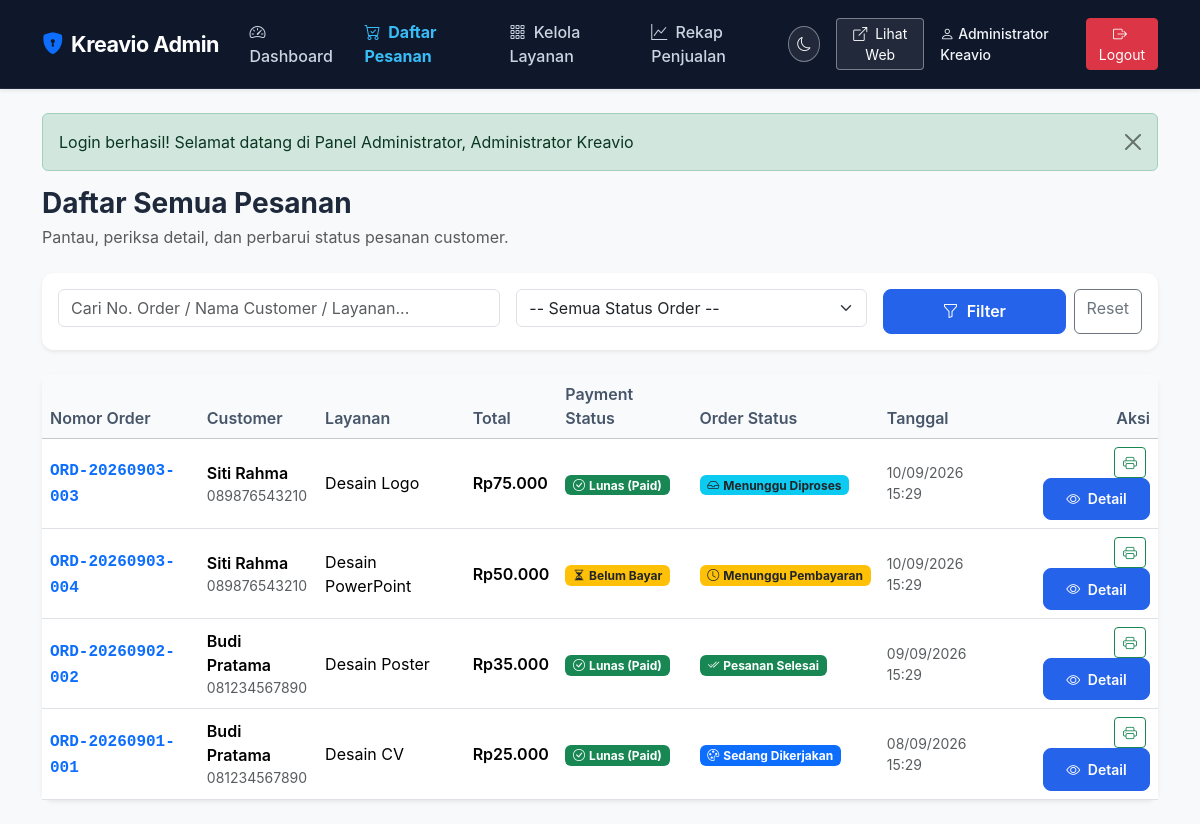
The app's page /admin/orders.php (signed in) with its own data.
### tables this page shows
CREATE TABLE IF NOT EXISTS `orders` (
  `id` INT UNSIGNED NOT NULL AUTO_INCREMENT,
  `order_number` VARCHAR(50) NOT NULL,
  `user_id` INT UNSIGNED NOT NULL,
  `service_id` INT UNSIGNED NOT NULL,
  `deadline` DATE NOT NULL,
  `brief` TEXT NOT NULL,
  `notes` TEXT NULL,
  `total` INT UNSIGNED NOT NULL,
  `payment_status` VARCHAR(30) NOT NULL DEFAULT 'pending_payment',
  `order_status` VARCHAR(30) NOT NULL DEFAULT 'pending_payment',
  `created_at` DATETIME NOT NULL DEFAULT CURRENT_TIMESTAMP,
  `updated_at` DATETIME NOT NULL DEFAULT CURRENT_TIMESTAMP ON UPDATE CURRENT_TIMESTAMP,
  PRIMARY KEY (`id`),
  UNIQUE KEY `idx_orders_number` (`order_number`),
  KEY `idx_orders_user` (`user_id`),
  KEY `idx_orders_service` (`service_id`),
  KEY `idx_orders_created_at` (`created_at`),
  CONSTRAINT `fk_orders_user` FOREIGN KEY (`user_id`) REFERENCES `users` (`id`) ON DELETE CASCADE ON UPDATE CASCADE,
  CONSTRAINT `fk_orders_service` FOREIGN KEY (`service_id`) REFERENCES `services` (`id`) ON DELETE RESTRICT ON UPDATE CASCADE
);

CREATE TABLE IF NOT EXISTS `users` (
  `id` INT UNSIGNED NOT NULL AUTO_INCREMENT,
  `name` VARCHAR(100) NOT NULL,
  `email` VARCHAR(100) NOT NULL,
  `password` VARCHAR(255) NOT NULL,
  `phone` VARCHAR(25) NOT NULL,
  `created_at` DATETIME NOT NULL DEFAULT CURRENT_TIMESTAMP,
  PRIMARY KEY (`id`),
  UNIQUE KEY `idx_users_email` (`email`)
);

CREATE TABLE IF NOT EXISTS `services` (
  `id` INT UNSIGNED NOT NULL AUTO_INCREMENT,
  `name` VARCHAR(100) NOT NULL,
  `description` TEXT NOT NULL,
  `price` INT UNSIGNED NOT NULL,
  `duration` VARCHAR(50) NOT NULL,
  `active` TINYINT(1) NOT NULL DEFAULT 1,
  `created_at` DATETIME NOT NULL DEFAULT CURRENT_TIMESTAMP,
  PRIMARY KEY (`id`)
);

### includes/admin-auth.php (called while the page is built, shortened)
<?php
require_once __DIR__ . '/../config/config.php';
function is_admin_logged_in() {
    return isset($_SESSION['admin_id']) && !empty($_SESSION['admin_id']);
}
function current_admin($pdo) {
    $stmt = $pdo->prepare("SELECT id, name, email, created_at FROM admins WHERE id = ?");
    $stmt->execute([$_SESSION['admin_id']]);
    return $stmt->fetch();
}

### admin/orders.php (the view, shortened to what this page needs)
<?php
require_once __DIR__ . '/../config/config.php';
require_once __DIR__ . '/../config/database.php';
require_once __DIR__ . '/../includes/admin-auth.php';
$search = trim($_GET['search'] ?? '');
$sql = "
    SELECT o.*, u.name as customer_name, u.email as customer_email, u.phone as customer_phone, s.name as service_name
    FROM orders o
    JOIN users u ON o.user_id = u.id
    JOIN services s ON o.service_id = s.id
    WHERE 1=1
";
$params = [];
$sql .= " ORDER BY o.created_at DESC";
try {
    $stmt = $pdo->prepare($sql);
    $stmt->execute($params);
    $orders = $stmt->fetchAll();
} catch (PDOException $e) {
    $orders = [];
}
$currentAdminPage = 'orders.php';
require_once __DIR__ . '/../includes/admin-header.php';
?>
    <div class="container py-4">
        <?php display_flash(); ?>
        <div class="d-flex flex-column flex-md-row justify-content-between align-items-md-center mb-4">
            <div>
                <h3 class="fw-bold mb-1">Daftar Semua Pesanan</h3>
                <p class="text-muted mb-0">Pantau, periksa detail, dan perbarui status pesanan customer.</p>
            </div>
        </div>
        <div class="card shadow-sm border-0 p-3 mb-4">
            <form method="GET" action="" class="row g-3">
                <div class="col-md-5">
                    <input type="text" name="search" class="form-control" placeholder="Cari No. Order / Nama Customer / Layanan..." value="<?= e($search) ?>">
                </div>
                <div class="col-md-4">
                    <select name="status" class="form-select">
                        <option value="">-- Semua Status Order --</option>
                    </select>
                </div>
                <div class="col-md-3 d-flex gap-2">
                    <button type="submit" class="btn btn-primary flex-grow-1">
                        <i class="bi bi-funnel me-1"></i> Filter
                    </button>
                    <a href="<?= base_url('admin/orders.php') ?>" class="btn btn-outline-secondary">Reset</a>
                </div>
            </form>
        </div>
        <div class="card shadow-sm border-0">
            <div class="card-body p-0">
                <?php if (empty($orders)): ?>
                    <div class="p-5 text-center text-muted">
                        <i class="bi bi-inbox fs-1 d-block mb-2"></i>
                        Tidak ada pesanan yang sesuai dengan filter.
                    </div>
                <?php else: ?>
                    <div class="table-responsive">
                        <table class="table table-hover align-middle mb-0">
                            <thead class="table-light">
                                <tr>
                                    <th>Nomor Order</th>
                                    <th>Customer</th>
                                    <th>Layanan</th>
                                    <th>Total</th>
                                    <th>Payment Status</th>
                                    <th>Order Status</th>
                                    <th>Tanggal</th>
                                    <th class="text-end">Aksi</th>
                                </tr>
                            </thead>
                            <tbody>
                                <?php foreach ($orders as $ord): ?>
                                    <tr>
                                        <td>
                                            <a href="<?= base_url('admin/order-detail.php?id=' . $ord['id']) ?>" class="fw-bold font-monospace text-decoration-none">
                                                <?= e($ord['order_number']) ?>
                                            </a>
                                        </td>
                                        <td>
                                            <div class="fw-semibold"><?= e($ord['customer_name']) ?></div>
                                            <div class="small text-muted"><?= e($ord['customer_phone']) ?></div>
                                        </td>
                                        <td><?= e($ord['service_name']) ?></td>
                                        <td class="fw-semibold"><?= format_rupiah($ord['total']) ?></td>
                                        <td><?= get_payment_status_badge($ord['payment_status']) ?></td>
                                        <td><?= get_order_status_badge($ord['order_status']) ?></td>
                                        <td class="small text-muted"><?= date('d/m/Y H:i', strtotime($ord['created_at'])) ?></td>
                                        <td class="text-end">
                                            <a href="<?= base_url('admin/invoice.php?id=' . $ord['id']) ?>" class="btn btn-sm btn-outline-success me-1" title="Cetak Invoice" target="_blank">
                                                <i class="bi bi-printer"></i>
                                            </a>
                                            <a href="<?= base_url('admin/order-detail.php?id=' . $ord['id']) ?>" class="btn btn-sm btn-primary">
                                                <i class="bi bi-eye me-1"></i> Detail
                                            </a>
                                        </td>
                                    </tr>
                                <?php endforeach; ?>
                            </tbody>
                        </table>
                    </div>
                <?php endif; ?>
            </div>
        </div>
    </div>
<?php require_once __DIR__ . '/../includes/admin-footer.php'; ?>

### includes/admin-header.php (shortened to what this page needs)
<?php
require_once __DIR__ . '/../config/config.php';
require_once __DIR__ . '/../config/database.php';
require_once __DIR__ . '/../includes/admin-auth.php';
$admin = current_admin($pdo);
$currentAdminPage = $currentAdminPage ?? basename($_SERVER['PHP_SELF']);
?>
<!DOCTYPE html>
<html lang="id">
<head>
    <link href="https://cdn.jsdelivr.net/npm/bootstrap@5.3.2/dist/css/bootstrap.min.css" rel="stylesheet">
    <link rel="stylesheet" href="https://cdn.jsdelivr.net/npm/bootstrap-icons@1.11.3/font/bootstrap-icons.min.css">
    <link rel="stylesheet" href="<?= asset_url('css/style.css?v=' . filemtime(__DIR__ . '/../assets/css/style.css')) ?>">
</head>
<body class="bg-light">
    <nav class="navbar navbar-expand-lg navbar-dark bg-dark navbar-admin sticky-top shadow-sm">
        <div class="container">
            <a class="navbar-brand fw-bold text-white d-flex align-items-center" href="<?= base_url('admin/index.php') ?>">
                <i class="bi bi-shield-lock-fill text-primary me-2"></i> Kreavio Admin
            </a>
            <div class="collapse navbar-collapse" id="adminNavbar">
                <ul class="navbar-nav me-auto mb-2 mb-lg-0">
                    <li class="nav-item">
                        <a class="nav-link <?= ($currentAdminPage === 'index.php') ? 'active fw-bold text-white' : 'text-light' ?>" href="<?= base_url('admin/index.php') ?>">
                            <i class="bi bi-speedometer2 me-1"></i> Dashboard
                        </a>
                    </li>
                    <li class="nav-item">
                        <a class="nav-link <?= in_array($currentAdminPage, ['orders.php', 'order-detail.php']) ? 'active fw-bold text-white' : 'text-light' ?>" href="<?= base_url('admin/orders.php') ?>">
                            <i class="bi bi-cart-check me-1"></i> Daftar Pesanan
                        </a>
                    </li>
                    <li class="nav-item">
                        <a class="nav-link <?= in_array($currentAdminPage, ['services.php', 'service-create.php', 'service-edit.php']) ? 'active fw-bold text-white' : 'text-light' ?>" href="<?= base_url('admin/services.php') ?>">
                            <i class="bi bi-grid-3x3-gap me-1"></i> Kelola Layanan
                        </a>
                    </li>
                    <li class="nav-item">
                        <a class="nav-link <?= ($currentAdminPage === 'sales-report.php') ? 'active fw-bold text-white' : 'text-light' ?>" href="<?= base_url('admin/sales-report.php') ?>">
                            <i class="bi bi-graph-up me-1"></i> Rekap Penjualan
                        </a>
                    </li>
                </ul>
                <div class="d-flex align-items-center gap-3">
                    <button type="button" class="btn btn-sm btn-outline-light theme-toggle-btn px-2" onclick="toggleTheme()" title="Ganti Mode Tampilan" aria-label="Ganti Mode Tampilan">
                        <i class="bi bi-moon"></i>
                    </button>
                    <a href="<?= base_url('index.php') ?>" target="_blank" class="btn btn-sm btn-outline-light">
                        <i class="bi bi-box-arrow-up-right me-1"></i> Lihat Web
                    </a>
                    <span class="admin-user-badge small text-white"><i class="bi bi-person me-1"></i><?= e($admin['name']) ?></span>
                    <a href="<?= base_url('admin/logout.php') ?>" class="btn btn-sm btn-danger">
                        <i class="bi bi-box-arrow-right me-1"></i> Logout
                    </a>
                </div>
            </div>
        </div>
    </nav>

### config/config.php (shortened to what this page needs)
<?php
function base_url($path = '') {
    return BASE_URL . ltrim($path, '/');
}
function asset_url($path = '') {
    return BASE_URL . 'assets/' . ltrim($path, '/');
}
function e($string) {
    return htmlspecialchars((string)($string ?? ''), ENT_QUOTES, 'UTF-8');
}
function format_rupiah($number) {
    return 'Rp' . number_format((float)$number, 0, ',', '.');
}
function get_payment_status_badge($status) {
    switch ($status) {
        case 'paid':
            return '<span class="badge bg-success"><i class="bi bi-check-circle me-1"></i>Lunas (Paid)</span>';
        case 'pending_payment':
            return '<span class="badge bg-warning text-dark"><i class="bi bi-hourglass-split me-1"></i>Belum Bayar</span>';
    }
}
function get_order_status_badge($status) {
    switch ($status) {
        case 'pending_payment':
            return '<span class="badge bg-warning text-dark"><i class="bi bi-clock me-1"></i>Menunggu Pembayaran</span>';
        case 'menunggu_proses':
            return '<span class="badge bg-info text-dark"><i class="bi bi-inbox me-1"></i>Menunggu Diproses</span>';
        case 'sedang_dikerjakan':
            return '<span class="badge bg-primary"><i class="bi bi-palette me-1"></i>Sedang Dikerjakan</span>';
        case 'selesai':
            return '<span class="badge bg-success"><i class="bi bi-check2-all me-1"></i>Pesanan Selesai</span>';
    }
}
function display_flash() {
    if (isset($_SESSION['flash_message'])) {
        $flash = $_SESSION['flash_message'];
        $type = e($flash['type']);
        $msg = e($flash['message']);
        echo "<div class=\"alert alert-{$type} alert-dismissible fade show\" role=\"alert\">
                {$msg}
                <button type=\"button\" class=\"btn-close\" data-bs-dismiss=\"alert\" aria-label=\"Close\"></button>
              </div>";
    }
}

### assets/css/style.css (style rules this page uses)
:root { --primary-color: #2563eb; --primary-hover: #1d4ed8; --secondary-color: #0f172a; --accent-color: #38bdf8; --bg-light: #f8fafc; --text-dark: #1e293b; --text-muted: #64748b; --border-color: #e2e8f0; --card-shadow: 0 4px 6px -1px rgba(0, 0, 0, 0.05), 0 2px 4px -1px rgba(0, 0, 0, 0.03); --card-hover-shadow: 0 10px 15px -3px rgba(0, 0, 0, 0.08), 0 4px 6px -2px rgba(0, 0, 0, 0.04); --radius-md: 0.75rem; --radius-lg: 1rem; }
body { font-family: 'Inter', -apple-system, BlinkMacSystemFont, 'Segoe UI', Roboto, Helvetica, Arial, sans-serif; color: var(--text-dark); background-color: #ffffff; min-height: 100vh; display: flex; flex-direction: column; }
.navbar-admin, .navbar.bg-dark, .navbar-dark { background-color: #0f172a !important; border-bottom: 1px solid #1e293b !important; padding-top: 0.75rem; padding-bottom: 0.75rem; }
.navbar-admin .navbar-brand, .navbar.bg-dark .navbar-brand, .navbar-dark .navbar-brand { color: #ffffff !important; }
.navbar-admin .nav-link, .navbar.bg-dark .nav-link, .navbar-dark .nav-link { color: #cbd5e1 !important; }
.navbar-admin .nav-link.active, .navbar.bg-dark .nav-link.active, .navbar-dark .nav-link.active { color: #38bdf8 !important; }
.navbar-admin .admin-user-badge, .navbar.bg-dark .admin-user-badge, .navbar-dark .admin-user-badge { color: #f1f5f9 !important; font-weight: 500; }
.navbar-admin .btn-outline-light, .navbar.bg-dark .btn-outline-light, .navbar-dark .btn-outline-light { color: #ffffff !important; border-color: rgba(255, 255, 255, 0.4) !important; background-color: rgba(255, 255, 255, 0.08) !important; }
.navbar-admin .theme-toggle-btn, .navbar.bg-dark .theme-toggle-btn, .navbar-dark .theme-toggle-btn { color: #ffffff !important; border-color: rgba(255, 255, 255, 0.4) !important; background-color: rgba(255, 255, 255, 0.08) !important; }
.navbar-brand { font-weight: 700; font-size: 1.35rem; color: var(--secondary-color) !important; letter-spacing: -0.5px; }
.nav-link { font-weight: 500; color: #475569 !important; padding: 0.5rem 0.9rem !important; transition: color 0.2s ease; }
.nav-link:hover, .nav-link.active { color: var(--primary-color) !important; }
.card { border: 1px solid var(--border-color); border-radius: var(--radius-md); box-shadow: var(--card-shadow); transition: transform 0.2s ease, box-shadow 0.2s ease; background-color: #ffffff; }
.btn-primary { background-color: var(--primary-color); border-color: var(--primary-color); font-weight: 600; padding: 0.6rem 1.4rem; border-radius: 0.5rem; }
.table th { font-weight: 600; color: #475569; background-color: #f8fafc; border-top: none; }
.theme-toggle-btn { display: inline-flex; align-items: center; justify-content: center; width: 36px; height: 36px; border-radius: 50%; padding: 0; transition: background-color 0.2s ease, border-color 0.2s ease, transform 0.2s ease; }

### records on screen
orders: order_number "ORD-20260903-003", user.name "Siti Rahma", user.phone "089876543210", service.name "Desain Logo", total "Rp75.000", payment_status "paid" (drawn), order_status "menunggu_proses" (drawn), created_at "10/09/2026 15:29"
orders: order_number "ORD-20260903-004", user.name "Siti Rahma", user.phone "089876543210", service.name "Desain PowerPoint", total "Rp50.000", payment_status "pending_payment" (drawn), order_status "pending_payment" (drawn), created_at "10/09/2026 15:29"
orders: order_number "ORD-20260902-002", user.name "Budi Pratama", user.phone "081234567890", service.name "Desain Poster", total "Rp35.000", payment_status "paid" (drawn), order_status "selesai" (drawn), created_at "09/09/2026 15:29"
orders: order_number "ORD-20260901-001", user.name "Budi Pratama", user.phone "081234567890", service.name "Desain CV", total "Rp25.000", payment_status "paid" (drawn), shows "Sedang Dikerjakan", created_at "08/09/2026 15:29"

### other values on screen
$admin['name'] "Administrator Kreavio"
$msg "Login berhasil! Selamat datang di Panel Administrator, Administrator Kreavio"
